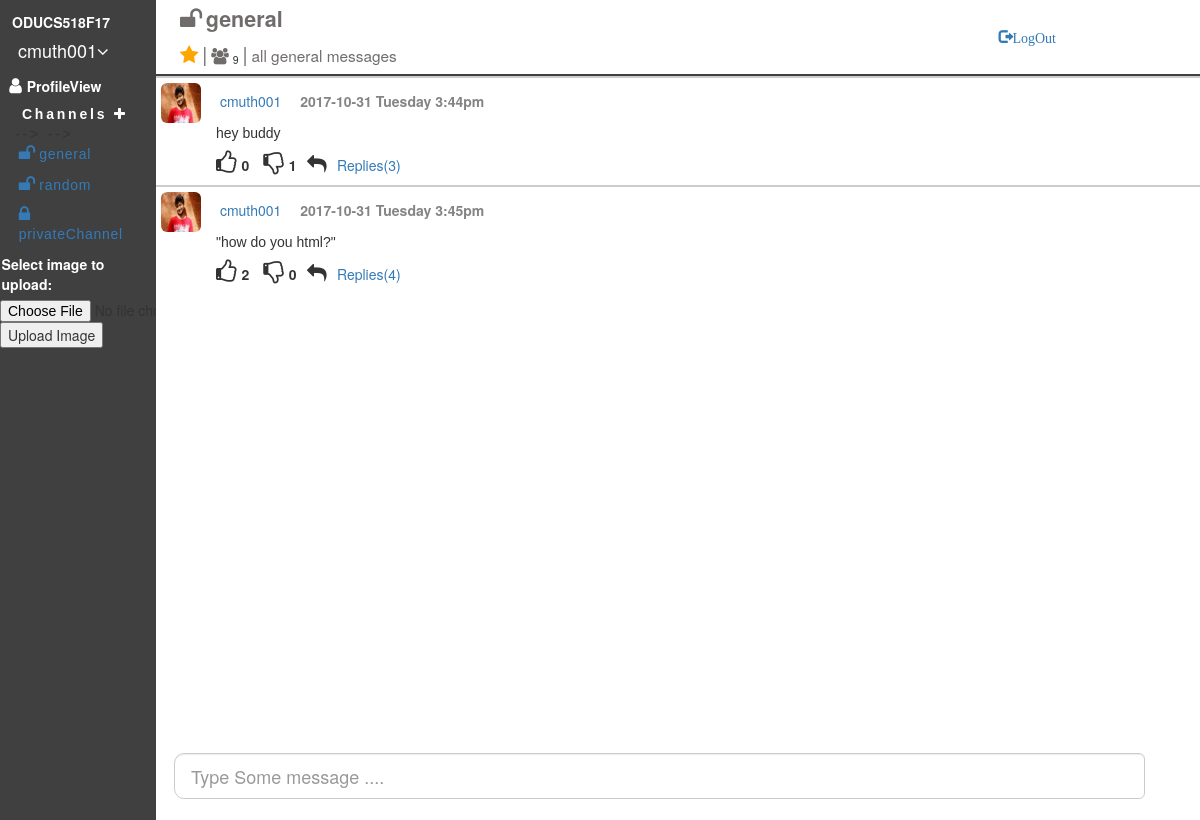
/index.php?channel=1 (signed in), run on the app's committed database.
### tables this page shows
CREATE TABLE IF NOT EXISTS `users` (
  `email` varchar(50) NOT NULL,
  `user_name` varchar(20) NOT NULL,
  `display_name` varchar(20) NOT NULL,
  `status` varchar(50) NOT NULL DEFAULT 'Available',
  `mode_id` int(10) NOT NULL DEFAULT '0',
  `display_pic` varchar(50) NOT NULL DEFAULT 'no pic',
  `description` varchar(200) NOT NULL DEFAULT 'bio',
  `password` varchar(20) NOT NULL,
  `phone_no` int(13) DEFAULT NULL,
  `skype_id` varchar(20) NOT NULL DEFAULT 'skype id',
  `timestamp` timestamp NOT NULL DEFAULT CURRENT_TIMESTAMP ON UPDATE CURRENT_TIMESTAMP
);

CREATE TABLE IF NOT EXISTS `channels` (
  `channel_id` int(20) NOT NULL,
  `channel_name` varchar(20) NOT NULL,
  `purpose` varchar(50) NOT NULL,
  `created_by_user_email` varchar(20) NOT NULL,
  `createdon` timestamp NOT NULL DEFAULT '0000-00-00 00:00:00' ON UPDATE CURRENT_TIMESTAMP,
  `access_specifiers` tinyint(1) NOT NULL DEFAULT '0'
);

CREATE TABLE IF NOT EXISTS `channel_messages` (
  `cmessage_id` int(10) NOT NULL,
  `channel_id` int(10) NOT NULL,
  `cuser_email` varchar(20) NOT NULL,
  `channel_message` text NOT NULL,
  `has_thread` tinyint(4) NOT NULL DEFAULT '0',
  `cmsg_timestamp` timestamp NOT NULL DEFAULT CURRENT_TIMESTAMP ON UPDATE CURRENT_TIMESTAMP
);

### sqlQueries.php (the view, shortened to what this page needs)
<?php
$conn = new mysqli(DB_HOST, DB_USER, DB_PASSWORD,DB_NAME)
	OR die ('Could not connect to MySQL: '.mysql_error());
function getUserDetails($email){
	global $conn;
	$sql = "SELECT * FROM users where email= '".$email."'";
    $result = $conn->query($sql);
    $row = $result->fetch_assoc();
    return $row;
}
function membersInChannel($channelId){
	global $conn;
	$sql = "SELECT COUNT(*) as count1 FROM `userChannels` where channel_id= '".$channelId."'";
    $count1 = mysqli_query($conn,$sql);
    $count = mysqli_fetch_assoc($count1);
    $count = $count['count1'];
    return $count;
}
function messageThreadCount($msgId){
	global $conn;
	$sql = "SELECT COUNT(*) as count1 FROM threaded_messages where message_id= '".$msgId."'";
    $count1 = mysqli_query($conn,$sql);
    $count = mysqli_fetch_assoc($count1);
    $count = $count['count1'];
    return $count;
}
function getChannelDetails($channel_id){
	global $conn;
	$sql = "SELECT * FROM channels where channel_id="."'$channel_id'";
	$result = mysqli_query($conn, $sql);
	$row = $result->fetch_assoc();
	return $row;
}
function getChannelName($channel_id){
	global $conn;
	$sql = "SELECT * FROM channels where channel_id="."'$channel_id'";
	$result = mysqli_query($conn, $sql);
	$row = $result->fetch_assoc();
	if(intval($row['access_specifiers'])==1){
		$string = "<div><i style='font-size: 170%;padding-right: 1%;color: #706c6c;' class='fa fa-lock'></i><label class = 'channel_title'><b>".$row['channel_name']."</b></label>";
	}
	else{
		$string = "<div><i style='font-size: 170%;padding-right: 1%;color: #706c6c;' class='fa'>&#xf09c;</i><label class = 'channel_title'><b>".$row['channel_name']."</b></label>";
	}
	echo $string;
}
function getAllChannels($email){
	global $conn;
	$sql = "SELECT channels.channel_id,channels.channel_name,channels.access_specifiers FROM `userChannels` join channels on userChannels.channel_id=channels.channel_id where userChannels.user_email="."'$email'";
    $result = mysqli_query($conn, $sql);
    $string = "";
    while(($row = mysqli_fetch_assoc($result)))
	{
		if(intval($row['access_specifiers'])==1){
			$string=$string."<li ><a class= 'listbg' href=index.php?channel=".$row['channel_id']."#scrollBottom><i style='font-size: 126%;padding-right: 3%;' class='fa fa-lock'></i>".$row['channel_name']."</a></li>";
		}
		else{
			$string=$string."<li ><a class= 'listbg' href=index.php?channel=".$row['channel_id']."#scrollBottom><i style='font-size: 126%;padding-right: 3%;' class='fa'>&#xf09c;</i>".$row['channel_name']."</a></li>";
		}
	}
	return $string;
}
function getAllUsers(){
	global $conn;
	$sql = "SELECT user_name FROM users";
    $result = mysqli_query($conn, $sql);
    $string = "";
    while(($row = mysqli_fetch_assoc($result)))
	{
    	$string=$string."<li ><a class= 'listbg' href=''><i class ='fa' style = 'padding-right: 3%;'>&#xf2be;</i>".$row['user_name']."</a></li>";
	}
	return $string;
}
function getChannelMessages($channel_id){
	global $conn;
	$sql = "SELECT * FROM `channel_messages` join users on users.email=channel_messages.cuser_email where channel_id="."'$channel_id'";
    $result = mysqli_query($conn, $sql);
    $string =$string. "<div class = 'message_wrapper'>";
    while(($row = mysqli_fetch_assoc($result)))
	{
		$likeCountQuery = "SELECT COUNT(*) as likeCount FROM `channel_message_reaction` where message_id=".$row['cmessage_id']." and emoji_id=1";
		$dislikeCountQuery = "SELECT COUNT(*) as dislikeCount FROM `channel_message_reaction` where message_id=".$row['cmessage_id']." and emoji_id=2";
		$likeList = "SELECT *  FROM `channel_message_reaction` join users on users.email=channel_message_reaction.user_email where message_id=".$row['cmessage_id']." and emoji_id=1";
		$dislikeList = "SELECT * FROM `channel_message_reaction` join users on users.email=channel_message_reaction.user_email where message_id=".$row['cmessage_id']." and emoji_id=2";
		$likeResult = mysqli_query($conn,$likeCountQuery);
		$dislikeResult = mysqli_query($conn,$dislikeCountQuery);
		$likeUsersList = mysqli_query($conn,$likeList);
		$dislikeUsersList = mysqli_query($conn,$dislikeList);
		$likeCount = mysqli_fetch_assoc($likeResult);
		$dislikeCount = mysqli_fetch_assoc($dislikeResult);
		$likeStr='';
		$dislikeStr='';
		while(($likeUser = mysqli_fetch_assoc($likeUsersList)))
		{
			if($likeUser['email']===$_SESSION['email']){
				$likeStr=$likeStr."You, ";
			}else{
				$likeStr=$likeStr.$likeUser['display_name'].",";
			}
		}
		while(($dislikeUser = mysqli_fetch_assoc($dislikeUsersList)))
		{
			if($dislikeUser['email']===$_SESSION['email']){
				$dislikeStr=$dislikeStr."You, ";
			}else{
				$dislikeStr=$dislikeStr.$dislikeUser['display_name'].",";
			}
		}
		$date = date_create($row['cmsg_timestamp']);
		$time = date_format($date, 'Y-m-d l g:ia');
		$message = htmlspecialchars($row['channel_message']);
		$replyMsg = "replyMsg".$row['cmessage_id'];
		$myForm = "myForm".$row['cmessage_id'];
		$contactImg = "./assets/images/";
		$msgId = $row['cmessage_id'];
		$messageThreadCount=messageThreadCount($msgId);
    	$string=$string."<div class='right'>
    						<img src=".$contactImg.$row['email'].".png"." alt='Contact_Img' class='contact_Img'>
    						<a href= ''>".$row['display_name']."</a>
    						<label class = 'timeStamp'>".$time."</label>
    						<div class= 'textMessage'>
    							<span>".$message."</span>
    						</div>
    						<div class = 'reaction reaction$msgId'>";
    						if($_SESSION['email']=='cmuth001@odu.edu'){
    							$string=$string."<label class='likeIcon likeIcon$msgId' data-toggle='tooltip' title='$likeStr' style='font-size:24px' emoji_id = '1' name = 'like' id =".$row['cmessage_id']." onclick = 'reactionFunction(".$row['cmessage_id'].","."\"".$_SESSION['email']."\"".",1)' ><i class='fa fa-thumbs-o-up'></i></label><label class=likeCount".$row['cmessage_id'].">".$likeCount['likeCount']."</label>
    									 <label class = 'dislikeIcon dislikeIcon$msgId'data-toggle='tooltip' title='$dislikeStr' style='font-size:24px' emoji_id = '2' name = 'dislike' id =".$row['cmessage_id']." onclick = 'reactionFunction(".$row['cmessage_id'].","."\"".$_SESSION['email']."\"".",2)' ><i class='fa fa-thumbs-o-down'></i></label><label class=dislikeCount".$row['cmessage_id'].">".$dislikeCount['dislikeCount']."</label>";
    							$string=$string."<label class = 'replyMsgIcon' id=".$row['cmessage_id']." ><i class='fa fa-reply' aria-hidden='true'></i></label>";
    						}
    		if($messageThreadCount>0){
    			$string=$string."<a href='#thread_wrapper$msgId' class = 'repliesCount repliesCount$msgId' id = '$msgId' data-toggle='collapse' style = 'margin-left:1%;text-decoration:none;'>Replies($messageThreadCount)</a>
    						</div><div class = 'collapse thread_wrapper$msgId' id ='thread_wrapper$msgId'>";
    		}
    		else{
    			$string=$string."</div><div class = ' thread_wrapper$msgId' id ='thread_wrapper$msgId'>";
    		}
    	$stringThread = "";
    	if($row['has_thread']==1){
    		$threadsql = "SELECT * FROM `threaded_messages` join users on users.email=threaded_messages.user_email where message_id=".$row['cmessage_id'];
			$threadResult = mysqli_query($conn, $threadsql);
			while(($threadrow = mysqli_fetch_assoc($threadResult)))
			{
				$ThreadDate = date_create($threadrow['createdon']);
				$threadTime = date_format($ThreadDate, 'Y-m-d l g:ia');
				$threadMessage = htmlspecialchars($threadrow['message']);
				$stringThread=$stringThread."<div id =".$row['cmessage_id']." class='thread'>
												<img src=".$contactImg.$threadrow['email'].".png"." alt='Contact_Img' class='contact_Img'><a href= ''>".$threadrow['display_name']."</a><label class = 'timeStamp'>".$threadTime."</label>
					    						<div class= 'textMessage'><span>".$threadMessage."</span></div>
											</div>";
			}
		}
		$stringThread = $stringThread."</div>";
		$userDetails = getUserDetails($_SESSION['email']);
		$userDetails = $userDetails['display_name'];
		$string=$string.$stringThread."
							<div class = '$replyMsg input-group input-group-lg textinput' style='display:none;'>
    							<form id = '$myForm' class = '' method ='post'>
    								<input type='hidden' name='user' id='user' value=".$_SESSION['email']." >
    								<input type='hidden' name='msgId' id='msgId' value=".$row['cmessage_id']." >
    								<input type='hidden' name='channel' id='channel' value='$channel_id' >
    								<input type='hidden' name='display_name' id='display_name' value='$userDetails' >
    								<input type='text' id='txt' class='form-control' name = 'message' style  = 'width: 95%;border: 2px solid #bfc4bd;border-bottom-left-radius: 10px;border-top-left-radius: 10px;' placeholder= 'Type Some message ....' aria-describedby='sizing-addon1' autofocus required>
    								<button type='submit' id = ".$row['cmessage_id']." class='btn btn-info btn-md replyButton'><span class='glyphicon glyphicon-send'></span> </button>
    							</form>
    						</div>
    						</div>";
	}
	$string = $string."<div id = 'scrollBottom'></div></div>";
	if($_SESSION['email']=='cmuth001@odu.edu'){
				$string = $string."<form action ='messages/messages.php'  method = 'post'>";
								$string = $string."<div id='footer' class ='col-xs-12 nopadding '>";
									$string = $string."<div class='input-group input-group-lg textinput'>";
										$string = $string."<input type='hidden' name='channel' value=".$channel_id.">";
										$string = $string."<input type='hidden' name='email' value=".$_SESSION['email'].">";
										$string = $string."<input type='text' class='form-control' name = 'message' style  = 'width: 93%;border-top-left-radius: 10px;border-bottom-left-radius: 10px;' placeholder= 'Type Some message ....' aria-describedby='sizing-addon1' autofocus required>";
									$string = $string."</div>";
								$string = $string."</div>";
							$string = $string."</form>";
	}
	$string = $string."</div>";
	return $string;
}
 ?>

### index.php (shortened to what this page needs)
<?php
include_once "sqlQueries.php";
?>
<html>
	<head>
		<link rel="stylesheet" type="text/css" href="index.css">
		<link rel="stylesheet" type="text/css" href="messages/messages.css">
		<link rel="stylesheet" href="https://maxcdn.bootstrapcdn.com/bootstrap/3.3.7/css/bootstrap.min.css">
		<link rel="stylesheet" href="https://cdnjs.cloudflare.com/ajax/libs/font-awesome/4.7.0/css/font-awesome.min.css">
		<link rel="stylesheet" type="text/css" href="css/tags/jquery-ui.css">
		<link rel="stylesheet" type="text/css" href="css/tags/bootstrap-tokenfield.css">
		<link rel="stylesheet" type="text/css" href="css/tags/bootstrap-tokenfield.css">
	</head>
	<body>
		<div class="container nopadding col-xs-12" >
			<div class = "col-xs-12 nopadding " style='border-bottom: 0.15em solid  #404040;'>
				<div  class = " col-xs-3 nopadding" style="background-color: #404040;width: 13%;height: 74px;color: white;padding: 1% !important;
">
						<div>
							<div><label>ODUCS518F17</label></div>
							<div class="dropdown">
								<button onclick="userMenu()" class="dropbtn"><?php $result = getUserDetails($_SESSION['email']); echo $result['display_name']?><i class="fa fa-angle-down"></i></button>
							</div>
						</div>
				</div>
				<div class="col-xs-9 nopadding" style="height: 74px;background-color: white;padding-left: 2% !important; padding-top: 4px !important;">					<div class ="col-xs-5 nopadding ">
							<?php
								$userChannels = userChannels($_SESSION['email']);
								if (isset($_GET["channel"])){
									if (in_array($_GET["channel"], $userChannels)) {
										$result = getChannelName($_GET["channel"]);
									}
								}else{
									$result = "<div><label class = 'channel_title'><b>Channel Title</b></label>";
								}
							?>
						</div>
						<div class = "detailsOfChannel">
							<span class="fa fa-star checked"></span>
							<span class= "divider">|</span>
							<i style='font-size: 117%;color: #706c6c;' class="fa fa-users" aria-hidden="true"></i>
							<sub><?php echo membersInChannel($_GET["channel"]); ?></sub>
							<span class= "divider">|</span>
							<span class = "purposeChannel">
								<?php
									$result = "";
									if (isset($_GET["channel"])){
										if (in_array($_GET["channel"], $userChannels)) {
											$result = getChannelDetails($_GET["channel"]);
										}
									}
								echo $result['purpose']
							?>
							</span>
						</div>
					</div>
					<div class = "logout">
						<a href="./signOut.php">
          					<span class="glyphicon glyphicon-log-out">LogOut</span>
        				</a>
					</div>
				</div>
			</div>
			<div class="col-xs-12 nopadding">
		        <div class="col-xs-3  leftSideMenu nopadding">
		        	<div class = "profileView">
		        		<b><a class= 'link' href= "profilePage.php?email=<?php echo $_SESSION['email']; ?>" ><i class="fa fa-user" aria-hidden="true" style ='font-size: 126%;padding-right: 3%;'></i>ProfileView</a></b>
		        	</div>
		            <div >
		                <ul class="col-xs-12 nav nav-list nopadding">
		                    <li>
		                    	<div class="col-xs-12 channeldiv">
		                    		<div class="col-xs-11 nopadding">
		                    			<b><a class ="link" href= "inviteMembersToChannel.php">Channels</a></b>
		                    			<a href = 'newChannel.php' class = 'newChannel'><i class="fa fa-plus"></i></a>
		                    		</div>
	        					</div>
	        					<div id="Channel">
				                        <ul class="nav nav-list tree starredList">
				                 			<?php
				                 				$user_array = getUserDetails($_SESSION['email']);
				                            	$result =getAllChannels($user_array['email']);
				                            	echo $result
				                            ?>
				                        </ul>
		                    	</div>
		                    </li>
		                   	<li>
			                   	<form action="./uploadImage.php"  id = 'imgForm' method="post" enctype="multipart/form-data">
			                        <div style="background-color: #404040;color: white;padding: 1% !important;"><label>Select image to upload:</label></div>
			                        <input type="file" name="fileToUpload" id="fileToUpload">
			                        <input type="submit" value="Upload Image" name="submit">
			                    </form>
		                	</li>
			                            <?php $result =getAllUsers();echo $result ?>
		                </ul>
		            </div>
		        </div>
		        <div id='message_container' class ='col-xs-10 headrow nopadding' style='width:87%;min-height:93%;background-color: white; '>
		        	<div class ='col-xs-12 nopadding' style='height:91%;overflow-y: auto; overflow-x: hidden;position:relative;'>
			        	<?php
			        		$userChannels = userChannels($_SESSION['email']);
			        		if (isset($_GET['channel'])){
			        			if (in_array($_GET['channel'], $userChannels)) {
				        			$result =getChannelMessages($_GET['channel']);
				        		}else{
				        			$result ="<h1 class ='emptyChannel'>Requested Channel does not exist</h1>";
				        		}
				        	}else{
				        		$result ="<h1 class ='emptyChannel'>Please select channel</h1>";
				        	}
			        		echo $result;
			        	?>
		        	</div>
			</div>
	</div>
	</body>
</html>

### data on the page
users: display_name "cmuth001", email (picture), display_name "cmuth001 cmuth001"
channels: channel_name "general", purpose "all general messages"
channels: channel_name "random"
channels: channel_name "privateChannel"
channel_messages: cmsg_timestamp "2017-10-31 Tuesday 3:44pm", channel_message "hey buddy"
channel_messages: cmsg_timestamp "2017-10-31 Tuesday 3:45pm", channel_message "\"how do you html?\""

### other printed values
membersInChannel($_GET["channel"]) "9"
$likeCount['likeCount'] "0 2"
$dislikeCount['dislikeCount'] "1 0"
$messageThreadCount "3 4"
